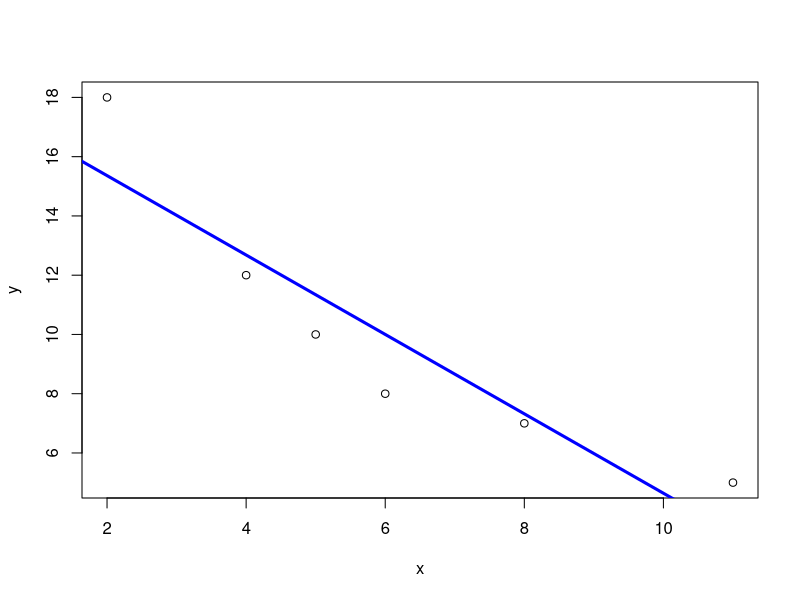

Write the R code that produced this figure.
x<-c(2,4,5,6,8,11)
y<-c(18,12,10,8,7,5)
m<-lm(y~x)
print(m)
plot(x,y)
abline(reg=m,col="blue",lwd="3")
n1<-7
p<-predict(m,newdata=data.frame(x=n1))
print(p)
